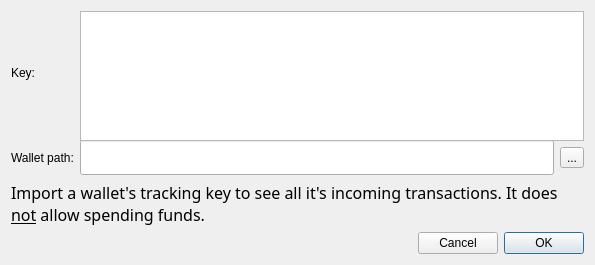
<?xml version="1.0" encoding="UTF-8"?>
<ui version="4.0">
 <class>ImportTrackingKeyDialog</class>
 <widget class="QDialog" name="ImportTrackingKeyDialog">
  <property name="geometry">
   <rect>
    <x>0</x>
    <y>0</y>
    <width>595</width>
    <height>265</height>
   </rect>
  </property>
  <property name="minimumSize">
   <size>
    <width>0</width>
    <height>150</height>
   </size>
  </property>
  <property name="windowTitle">
   <string>Import tracking key</string>
  </property>
  <layout class="QVBoxLayout" name="verticalLayout">
   <item>
    <layout class="QGridLayout" name="gridLayout">
     <item row="1" column="2">
      <widget class="QToolButton" name="m_selectPathButton">
       <property name="text">
        <string>...</string>
       </property>
      </widget>
     </item>
     <item row="0" column="0">
      <widget class="QLabel" name="label">
       <property name="text">
        <string>Key:</string>
       </property>
      </widget>
     </item>
     <item row="1" column="0">
      <widget class="QLabel" name="label_2">
       <property name="text">
        <string>Wallet path:</string>
       </property>
      </widget>
     </item>
     <item row="1" column="1">
      <widget class="QLineEdit" name="m_pathEdit">
       <property name="styleSheet">
        <string notr="true">font: 14pt Capsuula;
font-weight:bold;
</string>
       </property>
      </widget>
     </item>
     <item row="0" column="1" colspan="2">
      <widget class="QTextEdit" name="m_keyEdit">
       <property name="minimumSize">
        <size>
         <width>0</width>
         <height>130</height>
        </size>
       </property>
       <property name="styleSheet">
        <string notr="true">font: 12pt Unique;
font-weight: bold;</string>
       </property>
      </widget>
     </item>
    </layout>
   </item>
   <item>
    <widget class="QLabel" name="label_3">
     <property name="sizePolicy">
      <sizepolicy hsizetype="Preferred" vsizetype="Minimum">
       <horstretch>0</horstretch>
       <verstretch>0</verstretch>
      </sizepolicy>
     </property>
     <property name="minimumSize">
      <size>
       <width>0</width>
       <height>20</height>
      </size>
     </property>
     <property name="styleSheet">
      <string notr="true">font: 12pt cinzel;
</string>
     </property>
     <property name="text">
      <string>&lt;html&gt;&lt;head/&gt;&lt;body&gt;&lt;p&gt;Import a wallet's tracking key to see all it's incoming transactions. It does &lt;span style=&quot; text-decoration: underline;&quot;&gt;not&lt;/span&gt; allow spending funds.&lt;/p&gt;&lt;/body&gt;&lt;/html&gt;</string>
     </property>
     <property name="wordWrap">
      <bool>true</bool>
     </property>
    </widget>
   </item>
   <item>
    <spacer name="verticalSpacer">
     <property name="orientation">
      <enum>Qt::Vertical</enum>
     </property>
     <property name="sizeHint" stdset="0">
      <size>
       <width>20</width>
       <height>2</height>
      </size>
     </property>
    </spacer>
   </item>
   <item>
    <layout class="QHBoxLayout" name="horizontalLayout">
     <item>
      <spacer name="horizontalSpacer">
       <property name="orientation">
        <enum>Qt::Horizontal</enum>
       </property>
       <property name="sizeHint" stdset="0">
        <size>
         <width>40</width>
         <height>20</height>
        </size>
       </property>
      </spacer>
     </item>
     <item>
      <widget class="QPushButton" name="m_cancelButton">
       <property name="styleSheet">
        <string notr="true"/>
       </property>
       <property name="text">
        <string>Cancel</string>
       </property>
       <property name="autoDefault">
        <bool>false</bool>
       </property>
      </widget>
     </item>
     <item>
      <widget class="QPushButton" name="m_okButton">
       <property name="styleSheet">
        <string notr="true"/>
       </property>
       <property name="text">
        <string>OK</string>
       </property>
       <property name="autoDefault">
        <bool>false</bool>
       </property>
       <property name="default">
        <bool>true</bool>
       </property>
      </widget>
     </item>
    </layout>
   </item>
  </layout>
 </widget>
 <resources/>
 <connections>
  <connection>
   <sender>m_selectPathButton</sender>
   <signal>clicked()</signal>
   <receiver>ImportTrackingKeyDialog</receiver>
   <slot>selectPathClicked()</slot>
   <hints>
    <hint type="sourcelabel">
     <x>620</x>
     <y>54</y>
    </hint>
    <hint type="destinationlabel">
     <x>323</x>
     <y>65</y>
    </hint>
   </hints>
  </connection>
  <connection>
   <sender>m_okButton</sender>
   <signal>clicked()</signal>
   <receiver>ImportTrackingKeyDialog</receiver>
   <slot>accept()</slot>
   <hints>
    <hint type="sourcelabel">
     <x>594</x>
     <y>102</y>
    </hint>
    <hint type="destinationlabel">
     <x>323</x>
     <y>65</y>
    </hint>
   </hints>
  </connection>
  <connection>
   <sender>m_cancelButton</sender>
   <signal>clicked()</signal>
   <receiver>ImportTrackingKeyDialog</receiver>
   <slot>reject()</slot>
   <hints>
    <hint type="sourcelabel">
     <x>511</x>
     <y>102</y>
    </hint>
    <hint type="destinationlabel">
     <x>323</x>
     <y>65</y>
    </hint>
   </hints>
  </connection>
 </connections>
 <slots>
  <slot>selectPathClicked()</slot>
 </slots>
</ui>
